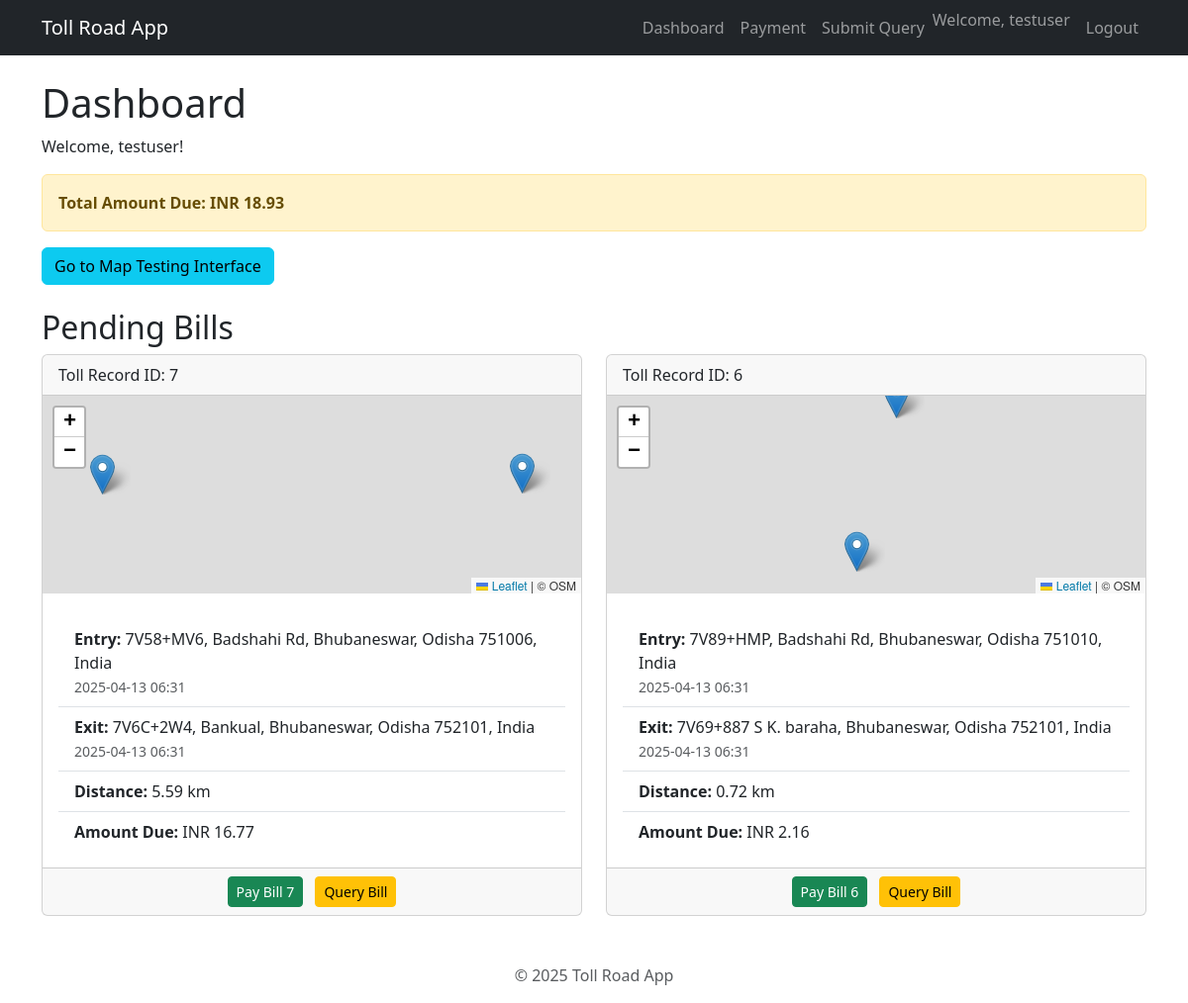
The page /dashboard (signed in) on the database its author committed.
### models.py (models this page shows, shortened)
class User(db.Model, UserMixin):
    id = db.Column(db.Integer, primary_key=True)
    username = db.Column(db.String(80), unique=True, nullable=False)
    email = db.Column(db.String(120), unique=True, nullable=False)
    password_hash = db.Column(db.String(128)) # Store hash, not plain text
    toll_records = db.relationship('TollRecord', backref='user', lazy=True)
    queries = db.relationship('Query', backref='user', lazy=True)

class TollRecord(db.Model):
    id = db.Column(db.Integer, primary_key=True)
    user_id = db.Column(db.Integer, db.ForeignKey('user.id'), nullable=False)
    entry_lat = db.Column(db.Float)
    entry_lon = db.Column(db.Float)
    entry_address = db.Column(db.String(255))
    entry_timestamp = db.Column(db.DateTime, default=datetime.utcnow)
    exit_lat = db.Column(db.Float)
    exit_lon = db.Column(db.Float)
    exit_address = db.Column(db.String(255))
    exit_timestamp = db.Column(db.DateTime)
    distance_km = db.Column(db.Float)
    amount_due = db.Column(db.Float)
    paid = db.Column(db.Boolean, default=False)
    payment_timestamp = db.Column(db.DateTime, nullable=True)
    is_entry_only = db.Column(db.Boolean, default=True)

### app.py (the view)
@app.route('/dashboard')
@login_required
def dashboard():
    logger.debug(f"Fetching dashboard data for user: {current_user.username} (ID: {current_user.id})")
    try:
        unpaid_tolls = TollRecord.query.filter_by(
            user_id=current_user.id,
            paid=False,
            is_entry_only=False # Ensure it's a completed trip record
        ).order_by(TollRecord.exit_timestamp.desc()).all()
        logger.debug(f"Found {len(unpaid_tolls)} unpaid toll records.")
        paid_tolls = TollRecord.query.filter_by(
            user_id=current_user.id,
            paid=True
        ).order_by(TollRecord.payment_timestamp.desc()).limit(10).all()
        logger.debug(f"Found {len(paid_tolls)} paid toll records (limit 10).")
        total_due = sum(toll.amount_due for toll in unpaid_tolls if toll.amount_due)
        total_unpaid_distance = sum(toll.distance_km for toll in unpaid_tolls if toll.distance_km)
        logger.debug(f"Calculated total_due: {total_due}, total_unpaid_distance: {total_unpaid_distance}")
    except Exception as e:
         logger.error(f"Error fetching dashboard data for user {current_user.username}: {e}", exc_info=True)
         flash('Could not load dashboard data. Please try again later.', 'danger')
         unpaid_tolls = []
         paid_tolls = []
         total_due = 0
         total_unpaid_distance = 0
    return render_template('dashboard.html', title="Dashboard",
                           unpaid_tolls=unpaid_tolls,
                           paid_tolls=paid_tolls,
                           total_due=total_due,
                           total_unpaid_distance=total_unpaid_distance
                           )

### app.py (called while the page is built)
@app.context_processor
def inject_current_year():
    return {'current_year': datetime.utcnow().year}

@login_manager.user_loader
def load_user(user_id):
    logger.debug(f"Attempting to load user with ID: {user_id}")
    try:
        user = User.query.get(int(user_id))
        if user:
            logger.debug(f"User {user_id} loaded successfully.")
        else:
            logger.warning(f"User ID {user_id} not found in database.")
        return user
    except (TypeError, ValueError):
        logger.warning(f"Invalid user_id format received in session: {user_id}")
        return None
    except Exception as e:
         logger.error(f"Error loading user {user_id}: {e}", exc_info=True)
         return None

### templates/dashboard.html (shortened to what this page needs)
{% extends "base.html" %}
{% block content %}
<h1>Dashboard</h1>
<p>Welcome, {{ current_user.username }}!</p>
<div class="alert alert-warning" role="alert">
  <strong>Total Amount Due: INR {{ "%.2f"|format(total_due if total_due else 0) }}</strong>
</div>
<div class="mb-4">
     <a href="{{ url_for('map_test') }}" target="_blank" class="btn btn-info">Go to Map Testing Interface</a>
</div>
<h2>Pending Bills</h2>
{% if unpaid_tolls %}
    <div class="row row-cols-1 row-cols-md-2 g-4">
        {% for toll in unpaid_tolls %}
        <div class="col">
            <div class="card h-100">
                <div class="card-header">Toll Record ID: {{ toll.id }}</div>
                <div id="map-{{ toll.id }}" class="toll-map"></div>
                <div class="card-body">
                    <ul class="list-group list-group-flush">
                        <li class="list-group-item">
                            <strong>Entry:</strong> {{ toll.entry_address }}<br>
                            <small class="text-muted">{{ toll.entry_timestamp.strftime('%Y-%m-%d %H:%M') if toll.entry_timestamp else 'N/A'}}</small>
                        </li>
                        <li class="list-group-item">
                            <strong>Exit:</strong> {{ toll.exit_address }}<br>
                            <small class="text-muted">{{ toll.exit_timestamp.strftime('%Y-%m-%d %H:%M') if toll.exit_timestamp else 'N/A' }}</small>
                        </li>
                        <li class="list-group-item">
                            <strong>Distance:</strong> {{ "%.2f"|format(toll.distance_km if toll.distance_km else 0) }} km
                        </li>
                         <li class="list-group-item">
                            <strong>Amount Due:</strong> INR {{ "%.2f"|format(toll.amount_due if toll.amount_due else 0) }}
                        </li>
                    </ul>
                </div>
                <div class="card-footer text-center">
                     <form action="{{ url_for('pay_bill', toll_id=toll.id) }}" method="POST" style="display:inline;">
                        <button type="submit" class="btn btn-success btn-sm" onclick="return confirm('Simulate payment for INR {{ "%.2f"|format(toll.amount_due) }} for Record ID {{ toll.id }}?')">
                            Pay Bill {{ toll.id }}
                        </button>
                    </form>
                     <a href="{{ url_for('query_page', toll_id=toll.id) }}" class="btn btn-warning btn-sm ms-2">Query Bill</a>
                </div>
            </div>
        </div>
        {% endfor %}
    </div>
{% else %}
    <div class="alert alert-success" role="alert">
        You have no pending bills.
    </div>
{% endif %}
{% endblock %}

### templates/base.html (shortened to what this page needs)
<!DOCTYPE html>
<html lang="en">
<head>
    <link href="https://cdn.jsdelivr.net/npm/bootstrap@5.3.2/dist/css/bootstrap.min.css" rel="stylesheet">
    <link rel="stylesheet" href="https://unpkg.com/leaflet@1.9.4/dist/leaflet.css"
/>
    <link rel="stylesheet" href="{{ url_for('static', filename='css/style.css') }}">
</head>
<body>
    <nav class="navbar navbar-expand-lg navbar-dark bg-dark mb-4">
    <div class="container">
        <a class="navbar-brand" href="{{ url_for('index') }}">Toll Road App</a>
        <div class="collapse navbar-collapse" id="navbarNav">
            <ul class="navbar-nav ms-auto">
                {% if current_user.is_authenticated %}
                    <li class="nav-item">
                        <a class="nav-link" href="{{ url_for('dashboard') }}">Dashboard</a>
                    </li>
                    <li class="nav-item">
                        <a class="nav-link" href="{{ url_for('payment') }}">Payment</a>
                    </li>
                     <li class="nav-item">
                        <a class="nav-link" href="{{ url_for('query_page') }}">Submit Query</a>
                    </li>
                    <li class="nav-item">
                        <span class="navbar-text me-2">Welcome, {{ current_user.username }}</span>
                    </li>
                    <li class="nav-item">
                        <a class="nav-link" href="{{ url_for('logout') }}">Logout</a>
                    </li>
                {% endif %}
            </ul>
        </div>
    </div>
</nav>
    <div class="container">
        {% block content %}{% endblock %}
    </div>
    <footer class="mt-5 text-center text-muted">
        <p>&copy; {{ current_year }} Toll Road App</p>
    </footer>
</body>
</html>

### templates/base.html (style rules this page uses)
.toll-map { height: 200px; width: 100%; margin-bottom: 10px; }

### rows shown on the page
User: username "testuser"
TollRecord: id "7", entry_address "7V58+MV6, Badshahi Rd, Bhubaneswar, Odisha 751006, India", entry_timestamp "2025-04-13 06:31", exit_address "7V6C+2W4, Bankual, Bhubaneswar, Odisha 752101, India", exit_timestamp "2025-04-13 06:31", distance_km "5.59", amount_due "16.77"
TollRecord: id "6", entry_address "7V89+HMP, Badshahi Rd, Bhubaneswar, Odisha 751010, India", entry_timestamp "2025-04-13 06:31", exit_address "7V69+887 S K. baraha, Bhubaneswar, Odisha 752101, India", exit_timestamp "2025-04-13 06:31", distance_km "0.72", amount_due "2.16"

### other values the page prints
{{ "%.2f"|format(total_due if total_due else 0) }} "18.93"
